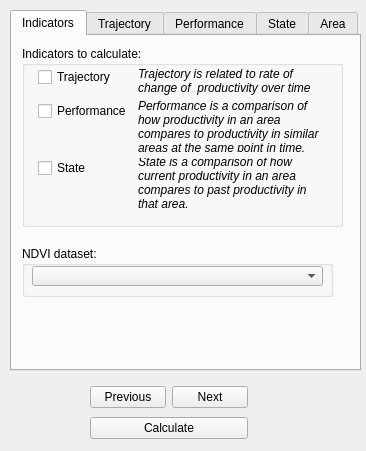
<?xml version="1.0" encoding="UTF-8"?>
<ui version="4.0">
 <class>DlgCalculateProd</class>
 <widget class="QDialog" name="DlgCalculateProd">
  <property name="geometry">
   <rect>
    <x>0</x>
    <y>0</y>
    <width>366</width>
    <height>451</height>
   </rect>
  </property>
  <property name="windowTitle">
   <string>Dialog</string>
  </property>
  <widget class="QTabWidget" name="TabBox">
   <property name="geometry">
    <rect>
     <x>10</x>
     <y>10</y>
     <width>351</width>
     <height>361</height>
    </rect>
   </property>
   <property name="currentIndex">
    <number>0</number>
   </property>
   <widget class="QWidget" name="IndicatorsTab">
    <attribute name="title">
     <string>Indicators</string>
    </attribute>
    <widget class="QLabel" name="label_25">
     <property name="geometry">
      <rect>
       <x>9</x>
       <y>10</y>
       <width>166</width>
       <height>16</height>
      </rect>
     </property>
     <property name="font">
      <font>
       <weight>50</weight>
       <bold>false</bold>
      </font>
     </property>
     <property name="text">
      <string/>
     </property>
    </widget>
    <widget class="QGroupBox" name="groupBox">
     <property name="geometry">
      <rect>
       <x>10</x>
       <y>210</y>
       <width>311</width>
       <height>51</height>
      </rect>
     </property>
     <property name="title">
      <string>NDVI dataset:</string>
     </property>
     <widget class="QComboBox" name="dataset_ndvi">
      <property name="geometry">
       <rect>
        <x>10</x>
        <y>20</y>
        <width>291</width>
        <height>20</height>
       </rect>
      </property>
      <property name="sizePolicy">
       <sizepolicy hsizetype="Maximum" vsizetype="Fixed">
        <horstretch>0</horstretch>
        <verstretch>0</verstretch>
       </sizepolicy>
      </property>
      <property name="minimumSize">
       <size>
        <width>275</width>
        <height>0</height>
       </size>
      </property>
     </widget>
    </widget>
    <widget class="QGroupBox" name="groupBox_2">
     <property name="geometry">
      <rect>
       <x>10</x>
       <y>10</y>
       <width>321</width>
       <height>181</height>
      </rect>
     </property>
     <property name="title">
      <string>Indicators to calculate:</string>
     </property>
     <widget class="QWidget" name="layoutWidget">
      <property name="geometry">
       <rect>
        <x>16</x>
        <y>21</y>
        <width>291</width>
        <height>141</height>
       </rect>
      </property>
      <layout class="QFormLayout" name="formLayout">
       <item row="0" column="1">
        <widget class="QLabel" name="label_26">
         <property name="font">
          <font>
           <weight>50</weight>
           <italic>true</italic>
           <bold>false</bold>
          </font>
         </property>
         <property name="text">
          <string>Trajectory is related to rate of change of  productivity over time</string>
         </property>
         <property name="wordWrap">
          <bool>true</bool>
         </property>
        </widget>
       </item>
       <item row="1" column="1">
        <widget class="QLabel" name="label_27">
         <property name="font">
          <font>
           <weight>50</weight>
           <italic>true</italic>
           <bold>false</bold>
          </font>
         </property>
         <property name="text">
          <string>Performance is a comparison of how productivity in an area compares to productivity in similar areas at the same point in time.</string>
         </property>
         <property name="wordWrap">
          <bool>true</bool>
         </property>
        </widget>
       </item>
       <item row="2" column="1">
        <widget class="QLabel" name="label_28">
         <property name="font">
          <font>
           <weight>50</weight>
           <italic>true</italic>
           <bold>false</bold>
          </font>
         </property>
         <property name="text">
          <string>State is a comparison of how current productivity in an area compares to past productivity in that area.</string>
         </property>
         <property name="wordWrap">
          <bool>true</bool>
         </property>
        </widget>
       </item>
       <item row="0" column="0">
        <widget class="QCheckBox" name="indic_select_traj">
         <property name="text">
          <string>Trajectory</string>
         </property>
        </widget>
       </item>
       <item row="1" column="0">
        <widget class="QCheckBox" name="indic_select_perf">
         <property name="text">
          <string>Performance</string>
         </property>
        </widget>
       </item>
       <item row="2" column="0">
        <widget class="QCheckBox" name="indic_select_state">
         <property name="text">
          <string>State</string>
         </property>
        </widget>
       </item>
      </layout>
     </widget>
    </widget>
   </widget>
   <widget class="QWidget" name="TrajectoryTab">
    <attribute name="title">
     <string>Trajectory</string>
    </attribute>
    <widget class="QGroupBox" name="groupBox_3">
     <property name="geometry">
      <rect>
       <x>10</x>
       <y>80</y>
       <width>321</width>
       <height>101</height>
      </rect>
     </property>
     <property name="title">
      <string>Baseline period</string>
     </property>
     <widget class="QLabel" name="label_7">
      <property name="geometry">
       <rect>
        <x>90</x>
        <y>60</y>
        <width>51</width>
        <height>21</height>
       </rect>
      </property>
      <property name="font">
       <font>
        <weight>50</weight>
        <bold>false</bold>
       </font>
      </property>
      <property name="text">
       <string>Start</string>
      </property>
     </widget>
     <widget class="QLabel" name="label_6">
      <property name="geometry">
       <rect>
        <x>190</x>
        <y>60</y>
        <width>51</width>
        <height>21</height>
       </rect>
      </property>
      <property name="font">
       <font>
        <weight>50</weight>
        <bold>false</bold>
       </font>
      </property>
      <property name="text">
       <string>End</string>
      </property>
     </widget>
     <widget class="QDateEdit" name="traj_year_start">
      <property name="geometry">
       <rect>
        <x>70</x>
        <y>30</y>
        <width>71</width>
        <height>27</height>
       </rect>
      </property>
      <property name="date">
       <date>
        <year>2000</year>
        <month>1</month>
        <day>1</day>
       </date>
      </property>
      <property name="maximumDate">
       <date>
        <year>2030</year>
        <month>12</month>
        <day>31</day>
       </date>
      </property>
      <property name="minimumDate">
       <date>
        <year>1980</year>
        <month>1</month>
        <day>1</day>
       </date>
      </property>
      <property name="displayFormat">
       <string>yyyy</string>
      </property>
     </widget>
     <widget class="QDateEdit" name="traj_year_end">
      <property name="geometry">
       <rect>
        <x>170</x>
        <y>30</y>
        <width>71</width>
        <height>27</height>
       </rect>
      </property>
      <property name="date">
       <date>
        <year>2015</year>
        <month>12</month>
        <day>31</day>
       </date>
      </property>
      <property name="maximumDateTime">
       <datetime>
        <hour>23</hour>
        <minute>59</minute>
        <second>59</second>
        <year>2030</year>
        <month>12</month>
        <day>31</day>
       </datetime>
      </property>
      <property name="minimumDate">
       <date>
        <year>1980</year>
        <month>1</month>
        <day>1</day>
       </date>
      </property>
      <property name="displayFormat">
       <string>yyyy</string>
      </property>
     </widget>
    </widget>
    <widget class="QGroupBox" name="groupBox_4">
     <property name="geometry">
      <rect>
       <x>10</x>
       <y>10</y>
       <width>321</width>
       <height>61</height>
      </rect>
     </property>
     <property name="title">
      <string>Trajectory indicator:</string>
     </property>
     <widget class="QComboBox" name="traj_indic">
      <property name="geometry">
       <rect>
        <x>20</x>
        <y>20</y>
        <width>291</width>
        <height>20</height>
       </rect>
      </property>
      <property name="sizePolicy">
       <sizepolicy hsizetype="Maximum" vsizetype="Fixed">
        <horstretch>0</horstretch>
        <verstretch>0</verstretch>
       </sizepolicy>
      </property>
      <property name="minimumSize">
       <size>
        <width>275</width>
        <height>0</height>
       </size>
      </property>
     </widget>
    </widget>
    <widget class="QGroupBox" name="groupBox_5">
     <property name="geometry">
      <rect>
       <x>10</x>
       <y>190</y>
       <width>321</width>
       <height>61</height>
      </rect>
     </property>
     <property name="title">
      <string>Climate dataset:</string>
     </property>
     <widget class="QComboBox" name="traj_climate">
      <property name="geometry">
       <rect>
        <x>20</x>
        <y>20</y>
        <width>291</width>
        <height>20</height>
       </rect>
      </property>
      <property name="sizePolicy">
       <sizepolicy hsizetype="Maximum" vsizetype="Fixed">
        <horstretch>0</horstretch>
        <verstretch>0</verstretch>
       </sizepolicy>
      </property>
      <property name="minimumSize">
       <size>
        <width>275</width>
        <height>0</height>
       </size>
      </property>
     </widget>
    </widget>
   </widget>
   <widget class="QWidget" name="PerformanceTab">
    <attribute name="title">
     <string>Performance</string>
    </attribute>
    <widget class="QGroupBox" name="groupBox_8">
     <property name="geometry">
      <rect>
       <x>20</x>
       <y>10</y>
       <width>301</width>
       <height>101</height>
      </rect>
     </property>
     <property name="title">
      <string>Baseline period:</string>
     </property>
     <widget class="QDateEdit" name="perf_year_start">
      <property name="geometry">
       <rect>
        <x>70</x>
        <y>30</y>
        <width>71</width>
        <height>27</height>
       </rect>
      </property>
      <property name="date">
       <date>
        <year>2000</year>
        <month>1</month>
        <day>1</day>
       </date>
      </property>
      <property name="maximumDate">
       <date>
        <year>2030</year>
        <month>12</month>
        <day>31</day>
       </date>
      </property>
      <property name="minimumDate">
       <date>
        <year>1980</year>
        <month>1</month>
        <day>1</day>
       </date>
      </property>
      <property name="displayFormat">
       <string>yyyy</string>
      </property>
     </widget>
     <widget class="QDateEdit" name="perf_year_end">
      <property name="geometry">
       <rect>
        <x>170</x>
        <y>30</y>
        <width>71</width>
        <height>27</height>
       </rect>
      </property>
      <property name="date">
       <date>
        <year>2015</year>
        <month>12</month>
        <day>31</day>
       </date>
      </property>
      <property name="maximumDateTime">
       <datetime>
        <hour>23</hour>
        <minute>59</minute>
        <second>59</second>
        <year>2030</year>
        <month>12</month>
        <day>31</day>
       </datetime>
      </property>
      <property name="minimumDate">
       <date>
        <year>1980</year>
        <month>1</month>
        <day>1</day>
       </date>
      </property>
      <property name="displayFormat">
       <string>yyyy</string>
      </property>
     </widget>
     <widget class="QLabel" name="label_30">
      <property name="geometry">
       <rect>
        <x>190</x>
        <y>60</y>
        <width>51</width>
        <height>21</height>
       </rect>
      </property>
      <property name="font">
       <font>
        <weight>50</weight>
        <bold>false</bold>
       </font>
      </property>
      <property name="text">
       <string>End</string>
      </property>
     </widget>
     <widget class="QLabel" name="label_9">
      <property name="geometry">
       <rect>
        <x>90</x>
        <y>60</y>
        <width>51</width>
        <height>21</height>
       </rect>
      </property>
      <property name="font">
       <font>
        <weight>50</weight>
        <bold>false</bold>
       </font>
      </property>
      <property name="text">
       <string>Start</string>
      </property>
     </widget>
    </widget>
   </widget>
   <widget class="QWidget" name="StateTab">
    <attribute name="title">
     <string>State</string>
    </attribute>
    <widget class="QGroupBox" name="groupBox_6">
     <property name="geometry">
      <rect>
       <x>10</x>
       <y>10</y>
       <width>321</width>
       <height>141</height>
      </rect>
     </property>
     <property name="title">
      <string>Existing degradation:</string>
     </property>
     <widget class="QDateEdit" name="state_existdeg_early_year_start">
      <property name="geometry">
       <rect>
        <x>140</x>
        <y>20</y>
        <width>71</width>
        <height>27</height>
       </rect>
      </property>
      <property name="maximumDate">
       <date>
        <year>2030</year>
        <month>12</month>
        <day>31</day>
       </date>
      </property>
      <property name="minimumDate">
       <date>
        <year>1980</year>
        <month>1</month>
        <day>1</day>
       </date>
      </property>
      <property name="displayFormat">
       <string>yyyy</string>
      </property>
     </widget>
     <widget class="QLabel" name="label_11">
      <property name="geometry">
       <rect>
        <x>20</x>
        <y>20</y>
        <width>101</width>
        <height>27</height>
       </rect>
      </property>
      <property name="font">
       <font>
        <weight>50</weight>
        <bold>false</bold>
       </font>
      </property>
      <property name="text">
       <string>Early epoch:</string>
      </property>
     </widget>
     <widget class="QLabel" name="label_13">
      <property name="geometry">
       <rect>
        <x>20</x>
        <y>80</y>
        <width>101</width>
        <height>27</height>
       </rect>
      </property>
      <property name="font">
       <font>
        <weight>50</weight>
        <bold>false</bold>
       </font>
      </property>
      <property name="text">
       <string>Late epoch:</string>
      </property>
     </widget>
     <widget class="QLabel" name="label_12">
      <property name="geometry">
       <rect>
        <x>240</x>
        <y>50</y>
        <width>51</width>
        <height>21</height>
       </rect>
      </property>
      <property name="font">
       <font>
        <weight>50</weight>
        <bold>false</bold>
       </font>
      </property>
      <property name="text">
       <string>End</string>
      </property>
     </widget>
     <widget class="QLabel" name="label_8">
      <property name="geometry">
       <rect>
        <x>150</x>
        <y>50</y>
        <width>51</width>
        <height>21</height>
       </rect>
      </property>
      <property name="font">
       <font>
        <weight>50</weight>
        <bold>false</bold>
       </font>
      </property>
      <property name="text">
       <string>Start</string>
      </property>
     </widget>
     <widget class="QDateEdit" name="state_existdeg_late_year_end">
      <property name="geometry">
       <rect>
        <x>230</x>
        <y>80</y>
        <width>71</width>
        <height>27</height>
       </rect>
      </property>
      <property name="date">
       <date>
        <year>2015</year>
        <month>12</month>
        <day>31</day>
       </date>
      </property>
      <property name="maximumDateTime">
       <datetime>
        <hour>23</hour>
        <minute>59</minute>
        <second>59</second>
        <year>2030</year>
        <month>12</month>
        <day>31</day>
       </datetime>
      </property>
      <property name="minimumDate">
       <date>
        <year>1980</year>
        <month>1</month>
        <day>1</day>
       </date>
      </property>
      <property name="displayFormat">
       <string>yyyy</string>
      </property>
     </widget>
     <widget class="QDateEdit" name="state_existdeg_early_year_end">
      <property name="geometry">
       <rect>
        <x>230</x>
        <y>20</y>
        <width>71</width>
        <height>27</height>
       </rect>
      </property>
      <property name="date">
       <date>
        <year>2010</year>
        <month>12</month>
        <day>31</day>
       </date>
      </property>
      <property name="maximumDateTime">
       <datetime>
        <hour>23</hour>
        <minute>59</minute>
        <second>59</second>
        <year>2030</year>
        <month>12</month>
        <day>31</day>
       </datetime>
      </property>
      <property name="minimumDateTime">
       <datetime>
        <hour>0</hour>
        <minute>0</minute>
        <second>0</second>
        <year>1980</year>
        <month>1</month>
        <day>1</day>
       </datetime>
      </property>
      <property name="displayFormat">
       <string>yyyy</string>
      </property>
     </widget>
     <widget class="QDateEdit" name="state_existdeg_late_year_start">
      <property name="geometry">
       <rect>
        <x>140</x>
        <y>80</y>
        <width>71</width>
        <height>27</height>
       </rect>
      </property>
      <property name="maximumDateTime">
       <datetime>
        <hour>23</hour>
        <minute>59</minute>
        <second>59</second>
        <year>2015</year>
        <month>12</month>
        <day>31</day>
       </datetime>
      </property>
      <property name="minimumDateTime">
       <datetime>
        <hour>0</hour>
        <minute>0</minute>
        <second>0</second>
        <year>2011</year>
        <month>1</month>
        <day>1</day>
       </datetime>
      </property>
      <property name="maximumDate">
       <date>
        <year>2015</year>
        <month>12</month>
        <day>31</day>
       </date>
      </property>
      <property name="minimumDate">
       <date>
        <year>2011</year>
        <month>1</month>
        <day>1</day>
       </date>
      </property>
      <property name="displayFormat">
       <string>yyyy</string>
      </property>
     </widget>
     <widget class="QLabel" name="label_15">
      <property name="geometry">
       <rect>
        <x>150</x>
        <y>110</y>
        <width>51</width>
        <height>21</height>
       </rect>
      </property>
      <property name="font">
       <font>
        <weight>50</weight>
        <bold>false</bold>
       </font>
      </property>
      <property name="text">
       <string>Start</string>
      </property>
     </widget>
     <widget class="QLabel" name="label_16">
      <property name="geometry">
       <rect>
        <x>240</x>
        <y>110</y>
        <width>51</width>
        <height>21</height>
       </rect>
      </property>
      <property name="font">
       <font>
        <weight>50</weight>
        <bold>false</bold>
       </font>
      </property>
      <property name="text">
       <string>End</string>
      </property>
     </widget>
     <zorder>state_existdeg_late_year_start</zorder>
     <zorder>state_existdeg_early_year_start</zorder>
     <zorder>label_11</zorder>
     <zorder>label_13</zorder>
     <zorder>label_12</zorder>
     <zorder>label_8</zorder>
     <zorder>state_existdeg_late_year_end</zorder>
     <zorder>state_existdeg_early_year_end</zorder>
     <zorder>state_existdeg_late_year_start</zorder>
     <zorder>label_15</zorder>
     <zorder>label_16</zorder>
    </widget>
    <widget class="QGroupBox" name="groupBox_7">
     <property name="geometry">
      <rect>
       <x>10</x>
       <y>170</y>
       <width>321</width>
       <height>151</height>
      </rect>
     </property>
     <property name="title">
      <string>Emerging degradation:</string>
     </property>
     <widget class="QLabel" name="label_21">
      <property name="geometry">
       <rect>
        <x>240</x>
        <y>120</y>
        <width>51</width>
        <height>21</height>
       </rect>
      </property>
      <property name="font">
       <font>
        <weight>50</weight>
        <bold>false</bold>
       </font>
      </property>
      <property name="text">
       <string>End</string>
      </property>
     </widget>
     <widget class="QLabel" name="label_20">
      <property name="geometry">
       <rect>
        <x>20</x>
        <y>20</y>
        <width>141</width>
        <height>27</height>
       </rect>
      </property>
      <property name="font">
       <font>
        <weight>50</weight>
        <bold>false</bold>
       </font>
      </property>
      <property name="text">
       <string>Baseline period:</string>
      </property>
     </widget>
     <widget class="QDateEdit" name="state_emergedeg_base_year_start">
      <property name="geometry">
       <rect>
        <x>140</x>
        <y>20</y>
        <width>71</width>
        <height>27</height>
       </rect>
      </property>
      <property name="maximumDate">
       <date>
        <year>2030</year>
        <month>12</month>
        <day>31</day>
       </date>
      </property>
      <property name="minimumDate">
       <date>
        <year>1980</year>
        <month>1</month>
        <day>1</day>
       </date>
      </property>
      <property name="displayFormat">
       <string>yyyy</string>
      </property>
     </widget>
     <widget class="QLabel" name="label_24">
      <property name="geometry">
       <rect>
        <x>240</x>
        <y>50</y>
        <width>51</width>
        <height>21</height>
       </rect>
      </property>
      <property name="font">
       <font>
        <weight>50</weight>
        <bold>false</bold>
       </font>
      </property>
      <property name="text">
       <string>End</string>
      </property>
     </widget>
     <widget class="QLabel" name="label_19">
      <property name="geometry">
       <rect>
        <x>150</x>
        <y>120</y>
        <width>51</width>
        <height>21</height>
       </rect>
      </property>
      <property name="font">
       <font>
        <weight>50</weight>
        <bold>false</bold>
       </font>
      </property>
      <property name="text">
       <string>Start</string>
      </property>
     </widget>
     <widget class="QDateEdit" name="state_emergedeg_comp_year_end">
      <property name="geometry">
       <rect>
        <x>230</x>
        <y>90</y>
        <width>71</width>
        <height>27</height>
       </rect>
      </property>
      <property name="date">
       <date>
        <year>2020</year>
        <month>12</month>
        <day>31</day>
       </date>
      </property>
      <property name="maximumDateTime">
       <datetime>
        <hour>23</hour>
        <minute>59</minute>
        <second>59</second>
        <year>2030</year>
        <month>12</month>
        <day>31</day>
       </datetime>
      </property>
      <property name="minimumDate">
       <date>
        <year>1980</year>
        <month>1</month>
        <day>1</day>
       </date>
      </property>
      <property name="displayFormat">
       <string>yyyy</string>
      </property>
     </widget>
     <widget class="QDateEdit" name="state_emergedeg_base_year_end">
      <property name="geometry">
       <rect>
        <x>230</x>
        <y>20</y>
        <width>71</width>
        <height>27</height>
       </rect>
      </property>
      <property name="date">
       <date>
        <year>2015</year>
        <month>12</month>
        <day>31</day>
       </date>
      </property>
      <property name="maximumDateTime">
       <datetime>
        <hour>23</hour>
        <minute>59</minute>
        <second>59</second>
        <year>2030</year>
        <month>12</month>
        <day>31</day>
       </datetime>
      </property>
      <property name="minimumDateTime">
       <datetime>
        <hour>0</hour>
        <minute>0</minute>
        <second>0</second>
        <year>1980</year>
        <month>1</month>
        <day>1</day>
       </datetime>
      </property>
      <property name="displayFormat">
       <string>yyyy</string>
      </property>
     </widget>
     <widget class="QLabel" name="label_23">
      <property name="geometry">
       <rect>
        <x>150</x>
        <y>50</y>
        <width>51</width>
        <height>21</height>
       </rect>
      </property>
      <property name="font">
       <font>
        <weight>50</weight>
        <bold>false</bold>
       </font>
      </property>
      <property name="text">
       <string>Start</string>
      </property>
     </widget>
     <widget class="QLabel" name="label_22">
      <property name="geometry">
       <rect>
        <x>20</x>
        <y>90</y>
        <width>151</width>
        <height>27</height>
       </rect>
      </property>
      <property name="font">
       <font>
        <weight>50</weight>
        <bold>false</bold>
       </font>
      </property>
      <property name="text">
       <string>Comparison period:</string>
      </property>
     </widget>
     <widget class="QDateEdit" name="state_emergedeg_comp_year_start">
      <property name="geometry">
       <rect>
        <x>140</x>
        <y>90</y>
        <width>71</width>
        <height>27</height>
       </rect>
      </property>
      <property name="date">
       <date>
        <year>2016</year>
        <month>1</month>
        <day>1</day>
       </date>
      </property>
      <property name="maximumDateTime">
       <datetime>
        <hour>23</hour>
        <minute>59</minute>
        <second>59</second>
        <year>2030</year>
        <month>12</month>
        <day>31</day>
       </datetime>
      </property>
      <property name="minimumDateTime">
       <datetime>
        <hour>0</hour>
        <minute>0</minute>
        <second>0</second>
        <year>2011</year>
        <month>1</month>
        <day>1</day>
       </datetime>
      </property>
      <property name="maximumDate">
       <date>
        <year>2030</year>
        <month>12</month>
        <day>31</day>
       </date>
      </property>
      <property name="minimumDate">
       <date>
        <year>2011</year>
        <month>1</month>
        <day>1</day>
       </date>
      </property>
      <property name="displayFormat">
       <string>yyyy</string>
      </property>
     </widget>
    </widget>
   </widget>
   <widget class="QWidget" name="AreaTab">
    <attribute name="title">
     <string>Area</string>
    </attribute>
    <widget class="QWidget" name="verticalLayoutWidget">
     <property name="geometry">
      <rect>
       <x>10</x>
       <y>10</y>
       <width>334</width>
       <height>231</height>
      </rect>
     </property>
     <layout class="QGridLayout" name="gridLayout_2">
      <item row="1" column="0">
       <layout class="QGridLayout" name="area_admin_layout">
        <property name="leftMargin">
         <number>0</number>
        </property>
        <property name="bottomMargin">
         <number>0</number>
        </property>
        <item row="1" column="2">
         <widget class="QComboBox" name="area_admin_1">
          <property name="sizePolicy">
           <sizepolicy hsizetype="Maximum" vsizetype="Fixed">
            <horstretch>0</horstretch>
            <verstretch>0</verstretch>
           </sizepolicy>
          </property>
          <property name="minimumSize">
           <size>
            <width>250</width>
            <height>0</height>
           </size>
          </property>
         </widget>
        </item>
        <item row="1" column="0">
         <widget class="QLabel" name="label_4">
          <property name="sizePolicy">
           <sizepolicy hsizetype="Minimum" vsizetype="Preferred">
            <horstretch>0</horstretch>
            <verstretch>0</verstretch>
           </sizepolicy>
          </property>
          <property name="font">
           <font>
            <weight>50</weight>
            <bold>false</bold>
           </font>
          </property>
          <property name="text">
           <string>Second level:</string>
          </property>
         </widget>
        </item>
        <item row="0" column="2">
         <widget class="QComboBox" name="area_admin_0">
          <property name="sizePolicy">
           <sizepolicy hsizetype="Maximum" vsizetype="Fixed">
            <horstretch>0</horstretch>
            <verstretch>0</verstretch>
           </sizepolicy>
          </property>
          <property name="minimumSize">
           <size>
            <width>250</width>
            <height>0</height>
           </size>
          </property>
         </widget>
        </item>
        <item row="0" column="0">
         <widget class="QLabel" name="label_3">
          <property name="sizePolicy">
           <sizepolicy hsizetype="Minimum" vsizetype="Preferred">
            <horstretch>0</horstretch>
            <verstretch>0</verstretch>
           </sizepolicy>
          </property>
          <property name="font">
           <font>
            <weight>50</weight>
            <bold>false</bold>
           </font>
          </property>
          <property name="text">
           <string>First level:</string>
          </property>
         </widget>
        </item>
       </layout>
      </item>
      <item row="4" column="0">
       <layout class="QGridLayout" name="area_fromfile_layout">
        <item row="0" column="1">
         <widget class="QPushButton" name="area_fromfile_browse">
          <property name="enabled">
           <bool>false</bool>
          </property>
          <property name="text">
           <string>Browse</string>
          </property>
         </widget>
        </item>
        <item row="0" column="0">
         <widget class="QLineEdit" name="area_fromfile_file">
          <property name="enabled">
           <bool>false</bool>
          </property>
          <property name="placeholderText">
           <string>Choose a file...</string>
          </property>
         </widget>
        </item>
       </layout>
      </item>
      <item row="0" column="0">
       <widget class="QRadioButton" name="area_admin">
        <property name="text">
         <string>Administrative area</string>
        </property>
        <property name="checked">
         <bool>true</bool>
        </property>
       </widget>
      </item>
      <item row="3" column="0">
       <widget class="QRadioButton" name="area_fromfile">
        <property name="text">
         <string>Select from file</string>
        </property>
       </widget>
      </item>
      <item row="2" column="0">
       <spacer name="verticalSpacer">
        <property name="orientation">
         <enum>Qt::Vertical</enum>
        </property>
        <property name="sizeHint" stdset="0">
         <size>
          <width>20</width>
          <height>40</height>
         </size>
        </property>
       </spacer>
      </item>
     </layout>
    </widget>
   </widget>
  </widget>
  <widget class="QWidget" name="layoutWidget">
   <property name="geometry">
    <rect>
     <x>90</x>
     <y>383</y>
     <width>158</width>
     <height>61</height>
    </rect>
   </property>
   <layout class="QGridLayout" name="gridLayout">
    <item row="0" column="0">
     <widget class="QPushButton" name="button_prev">
      <property name="text">
       <string>Previous</string>
      </property>
     </widget>
    </item>
    <item row="0" column="1">
     <widget class="QPushButton" name="button_next">
      <property name="text">
       <string>Next</string>
      </property>
     </widget>
    </item>
    <item row="1" column="0" colspan="2">
     <widget class="QPushButton" name="button_calculate">
      <property name="text">
       <string>Calculate</string>
      </property>
     </widget>
    </item>
   </layout>
  </widget>
 </widget>
 <resources/>
 <connections/>
</ui>
